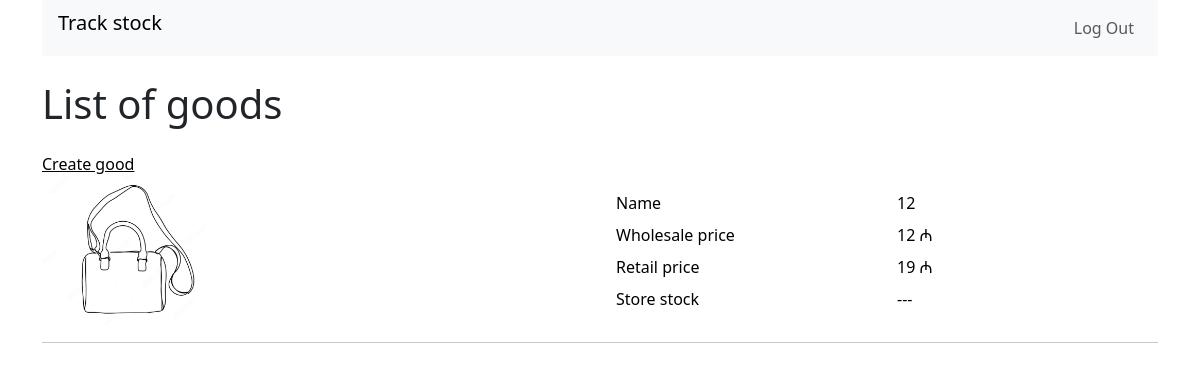
The app's page /goods/ (signed in), older data.
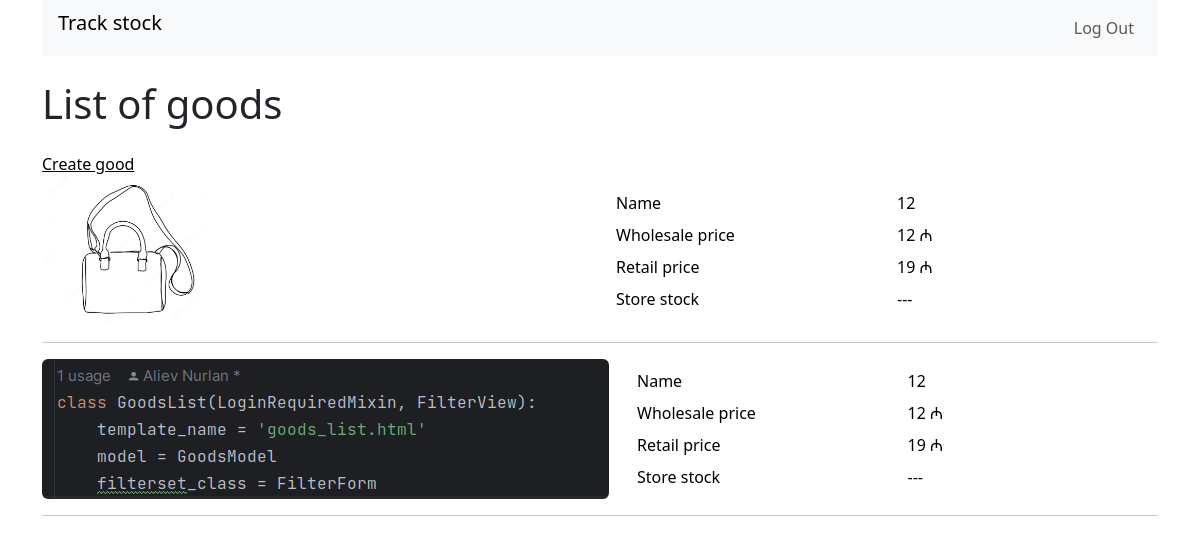
The same page, newer data.
### goods_map/goods/models.py (models this page shows, shortened)
class GoodsModel(models.Model):
    name = models.CharField(max_length=50)
    images = models.ImageField(upload_to='images', null=True, blank=True)
    cost_price = models.PositiveSmallIntegerField(null=True)
    wholesale_price = models.PositiveSmallIntegerField(null=True)
    retail_price = models.PositiveSmallIntegerField(null=True)
    weight = models.FloatField(null=True)
    stock = models.ManyToManyField(StockModel)

### goods_map/goods/views.py (the view)
# urls.py: path('', views.GoodsList.as_view(), name='good_list'),
class GoodsList(LoginRequiredMixin, FilterView):
    template_name = 'goods_list.html'
    model = GoodsModel
    filterset_class = FilterForm

### goods_map/goods/templates/goods_list.html
{% extends "base.html" %}
{% load bootstrap4 %}
{% load static %}
{% block main %}
<h1 class="my-4">List of goods</h1>
<a class="text-black" href="{% url 'create_good' %}">Create good</a>
<a class="container">
{% for good in object_list %}
  <a href="{% url 'good_card' pk=good.id %}" class="text-black text-decoration-none"><div class="row align-items-center">
    <div class="col" >
        {% if good.images %}
            <img src="{{ good.images.url }}" class="rounded float-left" alt="Responsive image" style="max-height:150px">
        {% else %}
            <img src="{% static 'goods_map/image_not_found.png' %}" class="rounded float-left" alt="Responsive image" style="max-height:150px">
        {% endif %}
    </div>
    <div class="col">
        <div class="row p-1">
            <div class="col">
                Name
            </div>
            <div class="col">
                {{ good.name }}
            </div>
        </div>
        <div class="row p-1">
            <div class="col">
                Wholesale price
            </div>
            <div class="col">
                {% if good.wholesale_price %}
                {{ good.wholesale_price }} ₼
                {% else %}
                ---
                {% endif %}
            </div>
        </div>
        <div class="row p-1">
            <div class="col">
                Retail price
            </div>
            <div class="col">
                {% if good.retail_price %}
                {{ good.retail_price }} ₼
                {% else %}
                ---
                {% endif %}
            </div>
        </div>
        <div class="row p-1">
            <div class="col">
                Store stock
            </div>
            <div class="col">
                {% if good.stock.all %}
                {% for i in good.stock.all %}
                {{ i }}
                {% endfor %}
                {% else %}
                ---
                {% endif %}
            </div>
        </div>
    </div>
</div></a>
    <hr>
{% endfor %}
{% endblock%}

Row changes from the older to the newer data that the page shows:
added GoodsModel: images (picture), name "12", wholesale_price "12", retail_price "19"
